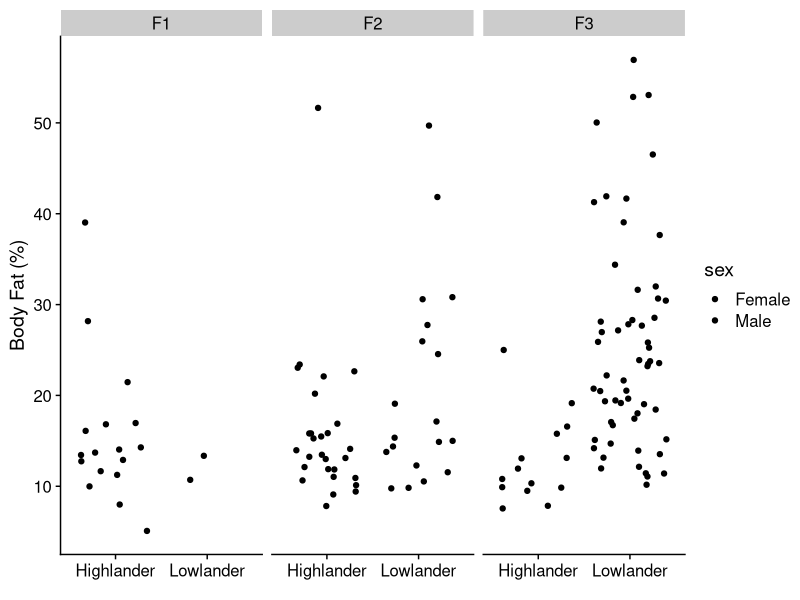

Reproduce this figure in R.
library(tidyverse)
library(cowplot)

bodyCompData <- read.csv("./testing_write_to_csv_for_deer_mice.csv")

ggplot(
  bodyCompData,
  aes(native_alt, fat_percent, fill=sex)
  ) +
  geom_jitter() +
  facet_wrap(~generation) +
  labs(
    x = element_blank(),
    y = "Body Fat (%)",
    breaks = seq(0,70,10)
    ) +
  theme_cowplot()
